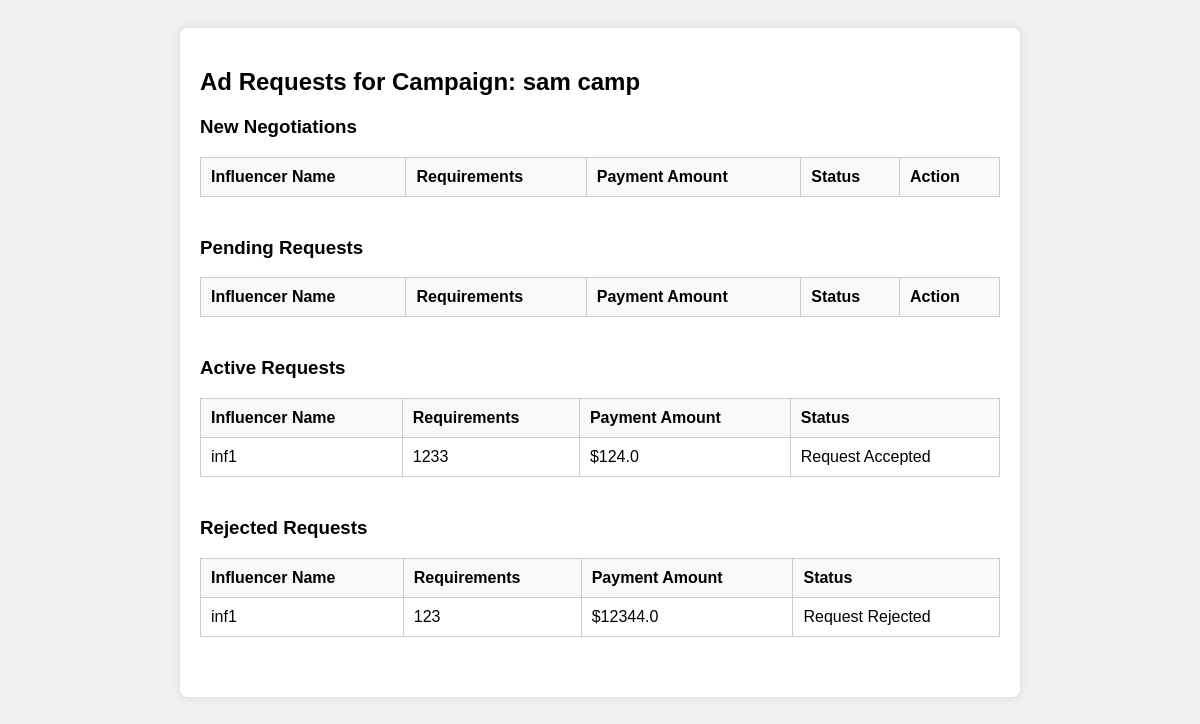
The page /campaign/1/ad_requests on the database its author committed.
### applications/models.py (models this page shows)
class campaign(db.Model):
    id = db.Column(db.Integer, primary_key=True)
    name = db.Column(db.String(100), nullable=False)
    status = db.Column(db.String(50), nullable=False,default="active")
    category = db.Column(db.String(50), nullable=False)
    budget = db.Column(db.Integer, nullable=False)
    sponsor_id = db.Column(db.Integer, db.ForeignKey('sponsor.id'), nullable=False)
    flagged = db.Column(db.String(10), nullable=False, default="no")
    start_date = db.Column(db.Date, nullable=False)
    end_date = db.Column(db.Date, nullable=True)
    ad_requests = db.relationship('adrequest', backref='campaign', lazy=True)

class adrequest(db.Model):
    id = db.Column(db.Integer, primary_key=True)
    campaign_id = db.Column(db.Integer, db.ForeignKey('campaign.id'), nullable=False)
    influencer_id = db.Column(db.Integer, db.ForeignKey('influencer.id'), nullable=False)
    requirements = db.Column(db.String(500), nullable=False)
    flagged = db.Column(db.String(10), nullable=False, default="no")
    payment_amount = db.Column(db.Float, nullable=False)
    status = db.Column(db.String(50), nullable=False, default='Request Sent')

class influencer(db.Model):
    id = db.Column(db.Integer, primary_key=True)
    name = db.Column(db.String(100), nullable=True)
    username = db.Column(db.String(20), unique=True, nullable=False)
    password = db.Column(db.String(100), nullable=False)
    industry = db.Column(db.String(100),nullable = False)
    email = db.Column(db.String(100), unique=True, nullable=False)
    platform = db.Column(db.String(100))
    flagged = db.Column(db.String(10), nullable=False, default="no")
    followers = db.Column(db.Integer, nullable=False)
    ad_requests = db.relationship('adrequest', backref='influencer', lazy=True)

### applications/routes.py (the view)
@app.route('/campaign/<int:campaign_id>/ad_requests', methods=['GET'])
def view_ad_request(campaign_id):
    cmp = campaign.query.get_or_404(campaign_id)
    ad_requests = adrequest.query.filter_by(campaign_id=campaign_id).all()
    new_negotiations = [req for req in ad_requests if req.status == 'Request Negotiated']
    pending_requests = [req for req in ad_requests if req.status == 'Request Sent']
    active_requests = [req for req in ad_requests if req.status == 'Request Accepted']
    rejected_requests = [req for req in ad_requests if req.status == 'Request Rejected']
    return render_template('view_ad_request.html', campaign=cmp, new_negotiations=new_negotiations, pending_requests=pending_requests, active_requests=active_requests, rejected_requests=rejected_requests)

### templates/view_ad_request.html (shortened to what this page needs)
<!DOCTYPE html>
<html lang="en">
<head>
</head>
<body>
    <div class="container">
        <h2>Ad Requests for Campaign: {{ campaign.name }}</h2>
        <div class="section">
            <h3>New Negotiations</h3>
            <table>
                <thead>
                    <tr>
                        <th>Influencer Name</th>
                        <th>Requirements</th>
                        <th>Payment Amount</th>
                        <th>Status</th>
                        <th>Action</th>
                    </tr>
                </thead>
            </table>
        </div>
        <div class="section">
            <h3>Pending Requests</h3>
            <table>
                <thead>
                    <tr>
                        <th>Influencer Name</th>
                        <th>Requirements</th>
                        <th>Payment Amount</th>
                        <th>Status</th>
                        <th>Action</th>
                    </tr>
                </thead>
            </table>
        </div>
        <div class="section">
            <h3>Active Requests</h3>
            <table>
                <thead>
                    <tr>
                        <th>Influencer Name</th>
                        <th>Requirements</th>
                        <th>Payment Amount</th>
                        <th>Status</th>
                    </tr>
                </thead>
                <tbody>
                    {% for ad_request in active_requests %}
                        <tr>
                            <td>{{ ad_request.influencer.username }}</td>
                            <td>{{ ad_request.requirements }}</td>
                            <td>${{ ad_request.payment_amount }}</td>
                            <td>{{ ad_request.status }}</td>
                        </tr>
                    {% endfor %}
                </tbody>
            </table>
        </div>
        <div class="section">
            <h3>Rejected Requests</h3>
            <table>
                <thead>
                    <tr>
                        <th>Influencer Name</th>
                        <th>Requirements</th>
                        <th>Payment Amount</th>
                        <th>Status</th>
                    </tr>
                </thead>
                <tbody>
                    {% for ad_request in rejected_requests %}
                        <tr>
                            <td>{{ ad_request.influencer.username }}</td>
                            <td>{{ ad_request.requirements }}</td>
                            <td>${{ ad_request.payment_amount }}</td>
                            <td>{{ ad_request.status }}</td>
                        </tr>
                    {% endfor %}
                </tbody>
            </table>
        </div>
    </div>
</body>
</html>

### templates/view_ad_request.html (style rules this page uses)
body { font-family: Arial, sans-serif; background-color: #f0f0f0; padding: 20px; }
.container { background-color: #fff; padding: 20px; border-radius: 8px; box-shadow: 0 0 10px rgba(0, 0, 0, 0.1); max-width: 800px; margin: auto; }
table { width: 100%; border-collapse: collapse; margin-bottom: 20px; }
table, th, td { border: 1px solid #ccc; }
th, td { padding: 10px; text-align: left; }
th { background-color: #f9f9f9; }
.section { margin-bottom: 40px; }
.section h3 { margin-top: 0; }

### rows shown on the page
campaign: name "sam camp"
adrequest: influencer.username "inf1", requirements "1233", payment_amount "124.0", status "Request Accepted"
adrequest: influencer.username "inf1", requirements "123", payment_amount "12344.0", status "Request Rejected"
